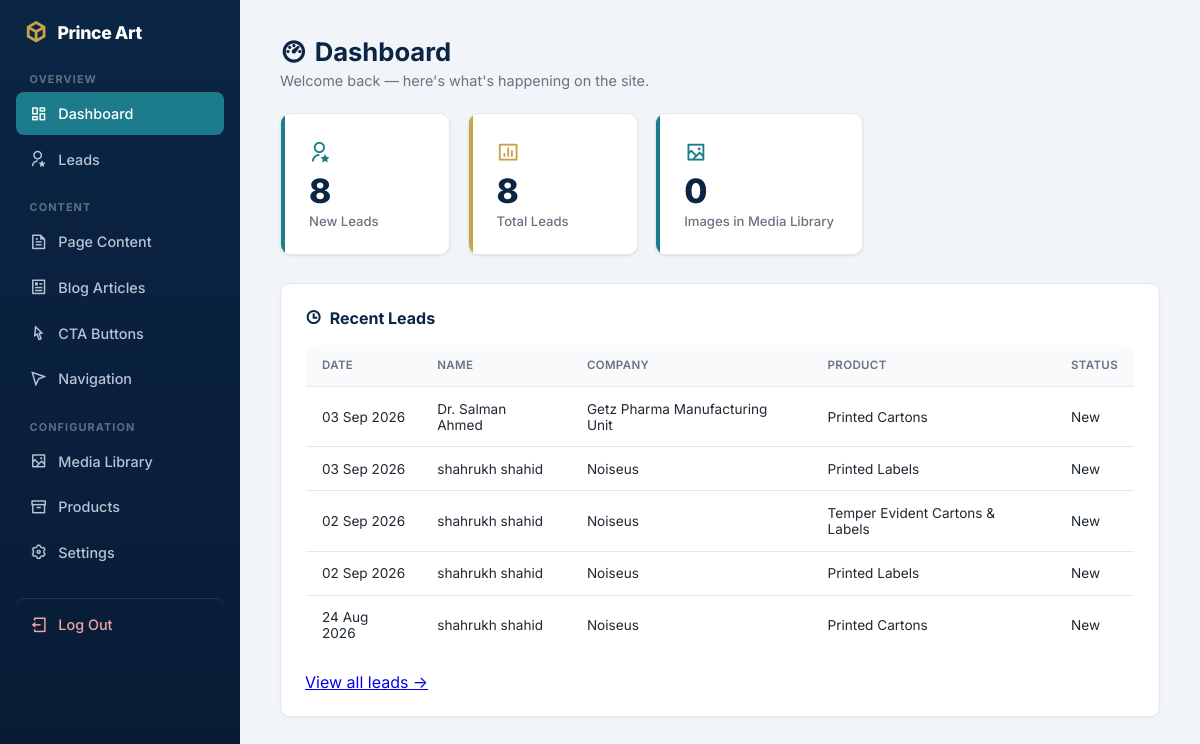
/admin/index.php (signed in), run on the app's committed database.
### tables this page shows
CREATE TABLE `leads` (
  `id` int(11) NOT NULL AUTO_INCREMENT,
  `name` varchar(150) NOT NULL,
  `company` varchar(150) DEFAULT NULL,
  `email` varchar(150) NOT NULL,
  `phone` varchar(50) DEFAULT NULL,
  `product_type` varchar(150) DEFAULT NULL,
  `quantity` varchar(100) DEFAULT NULL,
  `specifications` text DEFAULT NULL,
  `message` text DEFAULT NULL,
  `source_button` varchar(255) DEFAULT NULL,
  `source_page` varchar(255) DEFAULT NULL,
  `ip_address` varchar(45) DEFAULT NULL,
  `user_agent` varchar(255) DEFAULT NULL,
  `status` enum('new','contacted','quoted','won','lost') NOT NULL DEFAULT 'new',
  `created_at` timestamp NOT NULL DEFAULT current_timestamp(),
  PRIMARY KEY (`id`),
  KEY `idx_leads_status_date` (`status`,`created_at`)
);

### includes/functions.php (called while the page is built, shortened)
<?php
function clean_mojibake(?string $str): string {
    static $mojibakeMap = [
        "\xce\x93\xc3\x87\xc3\xb3" => '•',
        "\xce\x93\xc3\x87\xc3\xb4" => '–',
        "\xce\x93\xc3\x87\xc3\xb6" => '—',
        "\xce\x93\xc3\xa4\xc3\xb3" => '™',
        "\xce\x93\xc3\x87\xc3\x96" => '’',
        "\xce\x93\xc3\x87\xc2\xa3" => '“',
        "\xce\x93\xc3\x87\xc2\xa5" => '”',
        "\xc2\xba\xc2\xb0"         => '°',
        'ΓÇó' => '•',
        'ΓÇô' => '–',
        'ΓÇö' => '—',
        'Γäó' => '™',
        'ΓÇÖ' => '’',
        'ΓÇ£' => '“',
        'ΓÇ¥' => '”',
        '┬░'  => '°',
        'гÇó' => '•',
        'гÇô' => '–',
        'гÇö' => '—',
        'гäó' => '™',
        'гÇÖ' => '’',
    ];
    return str_replace(array_keys($mojibakeMap), array_values($mojibakeMap), $str);
}
function h(?string $value): string {
    return htmlspecialchars(clean_mojibake($value), ENT_QUOTES, 'UTF-8');
}

### admin/index.php (the view, shortened to what this page needs)
<?php
require __DIR__ . '/includes/layout_top.php';
$pdo = get_db();
$newLeads = $pdo->query("SELECT COUNT(*) as c FROM leads WHERE status = 'new'")->fetch()['c'];
$totalLeads = $pdo->query("SELECT COUNT(*) as c FROM leads")->fetch()['c'];
$totalMedia = $pdo->query("SELECT COUNT(*) as c FROM media")->fetch()['c'];
$recentLeads = $pdo->query("SELECT * FROM leads ORDER BY created_at DESC LIMIT 5")->fetchAll();
?>
<h1><i class="ri-dashboard-3-line"></i> Dashboard</h1>
<p class="page-subtitle">Welcome back — here's what's happening on the site.</p>
<div class="stat-cards">
    <div class="stat-card">
        <div class="stat-icon"><i class="ri-user-star-line"></i></div>
        <span class="stat-number"><?= (int)$newLeads ?></span>
        <span class="stat-label">New Leads</span>
    </div>
    <div class="stat-card gold">
        <div class="stat-icon" style="color: var(--gold);"><i class="ri-bar-chart-box-line"></i></div>
        <span class="stat-number"><?= (int)$totalLeads ?></span>
        <span class="stat-label">Total Leads</span>
    </div>
    <div class="stat-card">
        <div class="stat-icon"><i class="ri-image-2-line"></i></div>
        <span class="stat-number"><?= (int)$totalMedia ?></span>
        <span class="stat-label">Images in Media Library</span>
    </div>
</div>
<div class="panel">
    <h3><i class="ri-time-line"></i> Recent Leads</h3>
    <table class="data-table">
        <thead>
            <tr><th>Date</th><th>Name</th><th>Company</th><th>Product</th><th>Status</th></tr>
        </thead>
        <tbody>
        <?php foreach ($recentLeads as $lead): ?>
            <tr>
                <td><?= h(date('d M Y', strtotime($lead['created_at']))) ?></td>
                <td><?= h($lead['name']) ?></td>
                <td><?= h($lead['company']) ?></td>
                <td><?= h($lead['product_type']) ?></td>
                <td><?= h(ucfirst($lead['status'])) ?></td>
            </tr>
        <?php endforeach; ?>
        </tbody>
    </table>
    <p style="margin: 1rem 0 0;"><a href="leads.php">View all leads →</a></p>
</div>
<?php require __DIR__ . '/includes/layout_bottom.php'; ?>

### admin/assets/style.css (style rules this page uses)
:root { --navy: #0B2545; --navy-light: #12305C; --teal: #1C7C8C; --gold: #C9A24B; --bg: #F1F4F8; --text: #1F2933; --muted: #6b7280; --border: #E4E8EE; --radius: 10px; }
* { box-sizing: border-box; }
body { margin: 0; font-family: 'Inter', -apple-system, Segoe UI, Roboto, sans-serif; background: var(--bg); color: var(--text); -webkit-font-smoothing: antialiased; }
h1 { font-size: 1.6rem; font-weight: 700; color: var(--navy); margin: 0 0 0.3rem; display: flex; align-items: center; gap: 0.5rem; }
.page-subtitle { color: var(--muted); font-size: 0.9rem; margin: 0 0 1.5rem; }
.stat-cards { display: flex; gap: 1.1rem; margin: 0.5rem 0 1.75rem; flex-wrap: wrap; }
.stat-card { background: #fff; padding: 1.5rem 1.75rem; border-radius: var(--radius); box-shadow: 0 1px 3px rgba(16,24,40,0.06), 0 1px 2px rgba(16,24,40,0.04); min-width: 170px; border: 1px solid var(--border); position: relative; overflow: hidden; }
.stat-card::before { content: ''; position: absolute; top: 0; left: 0; width: 4px; height: 100%; background: var(--teal); }
.stat-card.gold::before { background: var(--gold); }
.stat-icon { font-size: 1.4rem; color: var(--teal); margin-bottom: 0.5rem; }
.stat-number { display: block; font-size: 2.1rem; font-weight: 800; color: var(--navy); line-height: 1.1; }
.stat-label { color: var(--muted); font-size: 0.82rem; font-weight: 500; }
.panel { background: #fff; border-radius: var(--radius); border: 1px solid var(--border); padding: 1.5rem; margin-top: 1.5rem; box-shadow: 0 1px 3px rgba(16,24,40,0.05); }
.panel h3 { margin: 0 0 1rem; font-size: 1rem; color: var(--navy); display: flex; align-items: center; gap: 0.5rem; }
.data-table { width: 100%; border-collapse: collapse; background: #fff; border-radius: var(--radius); overflow: hidden; border: 1px solid var(--border); }
.data-table th, .data-table td { padding: 0.85rem 1rem; text-align: left; border-bottom: 1px solid var(--border); font-size: 0.85rem; }
.data-table th { background: #F8FAFC; color: var(--muted); font-weight: 600; text-transform: uppercase; font-size: 0.72rem; letter-spacing: 0.03em; }
.data-table tbody tr:last-child td { border-bottom: none; }

### data on the page
leads: created_at "03 Sep 2026", name "Dr. Salman Ahmed", company "Getz Pharma Manufacturing Unit", product_type "Printed Cartons", status "New"
leads: created_at "03 Sep 2026", name "shahrukh shahid", company "Noiseus", product_type "Printed Labels", status "New"
leads: created_at "02 Sep 2026", name "shahrukh shahid", company "Noiseus", product_type "Temper Evident Cartons & Labels", status "New"
leads: created_at "02 Sep 2026", name "shahrukh shahid", company "Noiseus", product_type "Printed Labels", status "New"
leads: created_at "24 Aug 2026", name "shahrukh shahid", company "Noiseus", product_type "Printed Cartons", status "New"

### other printed values
$newLeads "8"
$totalLeads "8"
$totalMedia "0"
